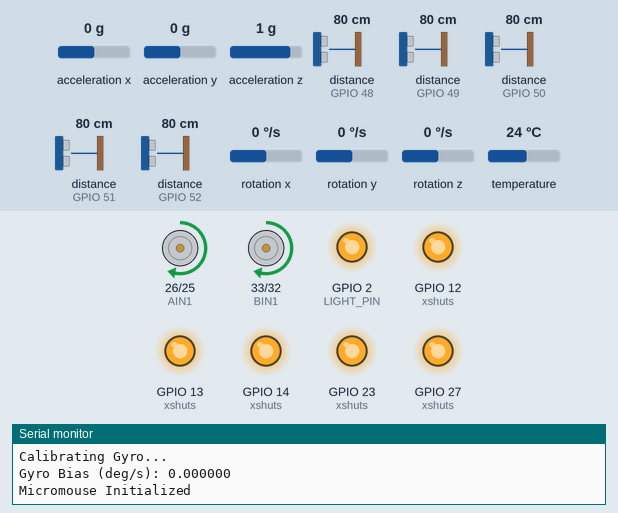
The sketch below on a simulated ESP32. Shown: motor-driver pin pairs drawn as motors (green arrow = first pin HIGH = forward, orange = second pin HIGH = backward, longer = more drive), output pins drawn as LEDs (lit = HIGH), the last lines printed to the serial monitor. Inputs (shaded band) come from the test bench; at power-on: distance to the obstacle (sensors on GPIO 48, GPIO 49, GPIO 50, GPIO 51, GPIO 52) 80 cm, rotation z 0 °/s, acceleration x 0 g, acceleration y 0 g, acceleration z 1 g, rotation x 0 °/s, rotation y 0 °/s, temperature 24 °C.

Above: at 3.3 s.
3.4 s: distance to the obstacle (sensor on GPIO 48) set to 13 cm
At 4.15 s:
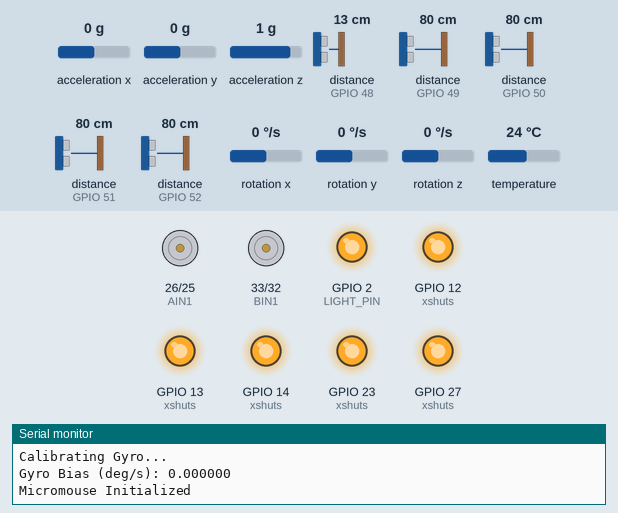
5.5 s: distance to the obstacle (sensor on GPIO 48) set to 10 cm
At 7.2 s:
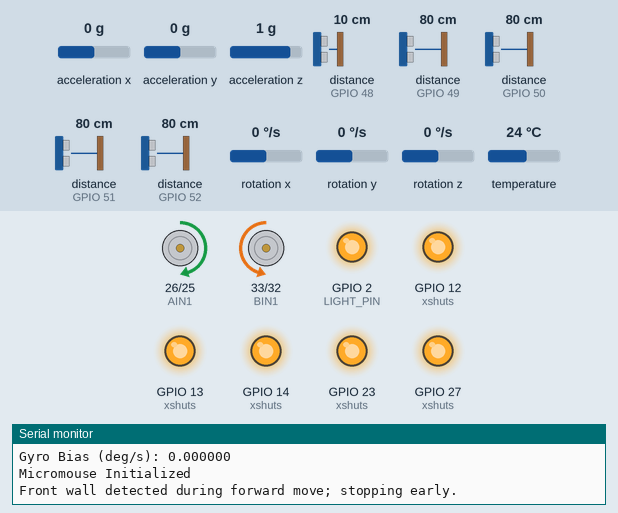
7.7 s: rotation z set to -28 °/s
10.7 s: rotation z set to -34 °/s
At 11.5 s:
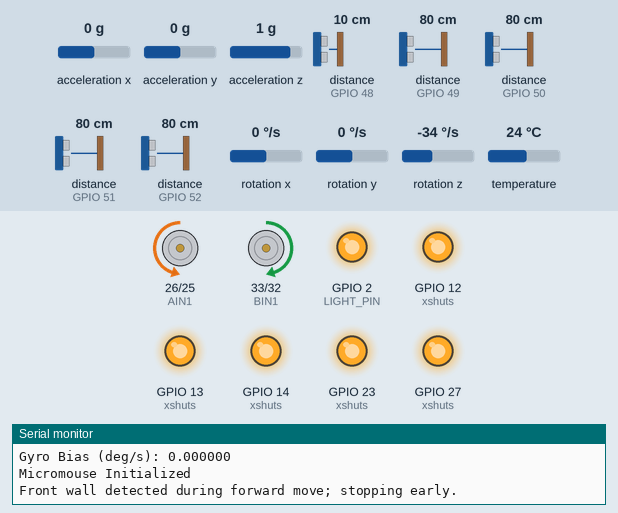
12.3 s: rotation z set to 100 °/s
15.3 s: rotation z set to -184 °/s
Timing chart, 0 to 19.3 s (numbered marks = the images above; inputs shaded):
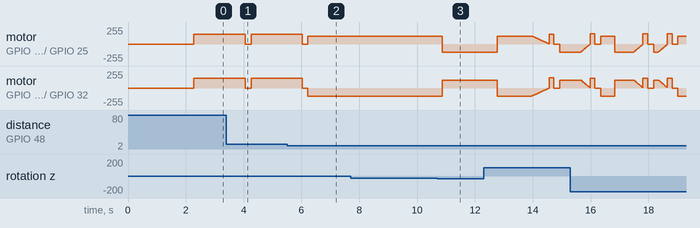

The sketch:

micromouse.ino
```cpp
#include <Wire.h>
#include <Adafruit_MPU6050.h>
#include <Adafruit_Sensor.h>
#include <VL53L0X.h>

// ======================= Motor pins (L9110/L298 two-pin-per-motor style) =======================
#define AIN1 26
#define AIN2 25
#define BIN1 33
#define BIN2 32

// ======================= IR sensors =======================
#define IR_LEFT 4    // INPUT-ONLY is OK; beware ESP32 strapping on GPIO4 if pulled low at boot
#define IR_RIGHT 34  // input-only pin; OK for digital/analog input

// ======================= TOF VL53L0X XSHUT pins (one XSHUT per sensor) =======================
// IMPORTANT: Avoid conflicts with motor pins. Reassigned RIGHT_DIAG from 33 to 23.
#define TOF_FRONT_XSHUT      13
#define TOF_LEFT_XSHUT       12
#define TOF_RIGHT_XSHUT      14
#define TOF_LEFT_DIAG_XSHUT  27
#define TOF_RIGHT_DIAG_XSHUT 23  // CHANGED from 33 -> 23

// I2C is SDA=21, SCL=22 by default on ESP32-DevKitC
// If your board differs, uncomment and set explicitly:
// #define SDA_PIN 21
// #define SCL_PIN 22

// ======================= Light and misc =======================
#define LIGHT_PIN 2

// ======================= Maze parameters =======================
#define MAZE_SIZE 16
#define CELL_SIZE_CM 16.0f

// ======================= PID parameters =======================
#define KP 1.0f
#define KI 0.01f
#define KD 0.1f

// Motion tuning
#define BASE_SPEED 150          // PWM 0..255
#define TURN_SPEED 120          // PWM limit for turning
#define SPEED_CM_PER_SEC 10.0f  // Rough estimate at BASE_SPEED (calibrate on your robot)

// Front wall stop threshold (cm)
#define FRONT_WALL_STOP_CM 10

// ======================= Sensors / devices =======================
Adafruit_MPU6050 mpu;

// 5x ToF sensors
VL53L0X tofFront;
VL53L0X tofLeft;
VL53L0X tofRight;
VL53L0X tofLeftDiag;
VL53L0X tofRightDiag;

// Unique I2C addresses we’ll assign during init (7-bit)
#define ADDR_FRONT     0x30
#define ADDR_LEFT      0x31
#define ADDR_RIGHT     0x32
#define ADDR_LEFT_DIAG 0x33
#define ADDR_RIGHT_DIAG 0x34

// ======================= Flood fill data =======================
int flood[MAZE_SIZE][MAZE_SIZE];
int visited[MAZE_SIZE][MAZE_SIZE];
int walls[MAZE_SIZE][MAZE_SIZE][4]; // 0:N, 1:E, 2:S, 3:W
int currentX = 0, currentY = 0;
int currentDir = 0; // 0:N, 1:E, 2:S, 3:W

// ======================= PID / heading =======================
float pidError = 0, pidLastError = 0, pidIntegral = 0;
float targetAngleDeg = 0.0f;     // degrees
float gyroBias_dps = 0.0f;       // degrees per second bias
float currentAngleDeg = 0.0f;    // integrated yaw in degrees
unsigned long lastGyroTime = 0;  // micros

// ======================= Sensor filtering =======================
#define FILTER_SAMPLES 5
int frontFilter[FILTER_SAMPLES], leftFilter[FILTER_SAMPLES], rightFilter[FILTER_SAMPLES];
int leftDiagFilter[FILTER_SAMPLES], rightDiagFilter[FILTER_SAMPLES];
int filterIndex = 0;

// ======================= Helpers =======================
static inline float wrapAngleDeg(float a) {
  while (a > 180.0f) a -= 360.0f;
  while (a < -180.0f) a += 360.0f;
  return a;
}

void driveMotor(int pinA, int pinB, int speed) {
  // Speed in [-255, 255]
  speed = constrain(speed, -255, 255);
  if (speed >= 0) {
    analogWrite(pinA, speed);
    analogWrite(pinB, 0);
  } else {
    analogWrite(pinA, 0);
    analogWrite(pinB, -speed);
  }
}

void setWheelSpeeds(int left, int right) {
  driveMotor(AIN1, AIN2, left);
  driveMotor(BIN1, BIN2, right);
}

void stopMotors() {
  analogWrite(AIN1, 0);
  analogWrite(AIN2, 0);
  analogWrite(BIN1, 0);
  analogWrite(BIN2, 0);
}

// ======================= Setup and initialization =======================
void initializePins() {
  pinMode(AIN1, OUTPUT);
  pinMode(AIN2, OUTPUT);
  pinMode(BIN1, OUTPUT);
  pinMode(BIN2, OUTPUT);
  pinMode(LIGHT_PIN, OUTPUT);
  pinMode(IR_LEFT, INPUT);
  pinMode(IR_RIGHT, INPUT);
  stopMotors();
  digitalWrite(LIGHT_PIN, LOW);
}

bool initOneTOF(VL53L0X &sensor, int xshutPin, uint8_t newAddr) {
  // Bring this sensor out of reset
  pinMode(xshutPin, OUTPUT);
  digitalWrite(xshutPin, HIGH);
  delay(10);

  if (!sensor.init()) {
    Serial.println("Failed to detect a VL53L0X sensor during init().");
    return false;
  }
  sensor.setTimeout(500);
  sensor.setAddress(newAddr);
  sensor.startContinuous();
  return true;
}

bool initializeAllTOF() {
  // Hold all in shutdown
  int xshuts[5] = {
    TOF_FRONT_XSHUT, TOF_LEFT_XSHUT, TOF_RIGHT_XSHUT, TOF_LEFT_DIAG_XSHUT, TOF_RIGHT_DIAG_XSHUT
  };
  for (int i = 0; i < 5; i++) {
    pinMode(xshuts[i], OUTPUT);
    digitalWrite(xshuts[i], LOW);
  }
  delay(20);

  // Bring up one by one, init, assign new address, start continuous
  if (!initOneTOF(tofFront,     TOF_FRONT_XSHUT,     ADDR_FRONT)) return false;
  if (!initOneTOF(tofLeft,      TOF_LEFT_XSHUT,      ADDR_LEFT)) return false;
  if (!initOneTOF(tofRight,     TOF_RIGHT_XSHUT,     ADDR_RIGHT)) return false;
  if (!initOneTOF(tofLeftDiag,  TOF_LEFT_DIAG_XSHUT, ADDR_LEFT_DIAG)) return false;
  if (!initOneTOF(tofRightDiag, TOF_RIGHT_DIAG_XSHUT,ADDR_RIGHT_DIAG)) return false;

  // Init filters
  for (int i = 0; i < FILTER_SAMPLES; i++) {
    frontFilter[i] = leftFilter[i] = rightFilter[i] = 100;
    leftDiagFilter[i] = rightDiagFilter[i] = 100;
  }
  filterIndex = 0;
  return true;
}

void initializeGyro() {
  if (!mpu.begin()) {
    Serial.println("Failed to find MPU6050 chip");
    while (1) delay(10);
  }
  mpu.setAccelerometerRange(MPU6050_RANGE_8_G);
  mpu.setGyroRange(MPU6050_RANGE_500_DEG);
  mpu.setFilterBandwidth(MPU6050_BAND_21_HZ);

  // Calibrate bias (deg/s)
  Serial.println("Calibrating Gyro...");
  float sum_dps = 0.0f;
  for (int i = 0; i < 200; i++) {
    sensors_event_t a, g, temp;
    mpu.getEvent(&a, &g, &temp);
    float dps = g.gyro.z * 180.0f / PI; // rad/s -> deg/s
    sum_dps += dps;
    delay(5);
  }
  gyroBias_dps = sum_dps / 200.0f;
  currentAngleDeg = 0.0f;
  lastGyroTime = micros(); // IMPORTANT: initialize to avoid huge first dt
  Serial.print("Gyro Bias (deg/s): "); Serial.println(gyroBias_dps, 6);
}

void initializeFloodFill() {
  for (int x = 0; x < MAZE_SIZE; x++) {
    for (int y = 0; y < MAZE_SIZE; y++) {
      flood[x][y] = abs(x - MAZE_SIZE/2) + abs(y - MAZE_SIZE/2);
      visited[x][y] = 0;
      for (int d = 0; d < 4; d++) {
        walls[x][y][d] = 0; // 0 unknown, 1 no wall, 2 wall
      }
    }
  }
  visited[currentX][currentY] = 1;
}

void setup() {
  Serial.begin(115200);
  delay(100);

  initializePins();

  // If your board does not default to SDA=21, SCL=22, uncomment:
  // Wire.begin(SDA_PIN, SCL_PIN);
  Wire.begin();

  if (!initializeAllTOF()) {
    Serial.println("TOF init failed. Check wiring and XSHUT pins.");
    while (1) delay(10);
  }

  initializeGyro();
  initializeFloodFill();

  digitalWrite(LIGHT_PIN, HIGH);
  delay(500);

  Serial.println("Micromouse Initialized");
}

// ======================= TOF reading with median filter =======================
int medianOfArray(int arr[], int n) {
  int tmp[FILTER_SAMPLES];
  for (int i = 0; i < n; i++) tmp[i] = arr[i];
  for (int i = 0; i < n - 1; i++) {
    for (int j = i + 1; j < n; j++) {
      if (tmp[i] > tmp[j]) {
        int t = tmp[i]; tmp[i] = tmp[j]; tmp[j] = t;
      }
    }
  }
  return tmp[n/2];
}

int readFilteredDistance(VL53L0X &sensor, int filterArray[]) {
  int mm = sensor.readRangeContinuousMillimeters();
  if (sensor.timeoutOccurred()) {
    // Return a large distance on timeout
    mm = 2000;
  }
  int cm = mm / 10; // mm -> cm
  filterArray[filterIndex] = cm;
  return medianOfArray(filterArray, FILTER_SAMPLES);
}

void readAllSensors(int &front, int &left, int &right, int &leftDiag, int &rightDiag) {
  front    = readFilteredDistance(tofFront,     frontFilter);
  left     = readFilteredDistance(tofLeft,      leftFilter);
  right    = readFilteredDistance(tofRight,     rightFilter);
  leftDiag = readFilteredDistance(tofLeftDiag,  leftDiagFilter);
  rightDiag= readFilteredDistance(tofRightDiag, rightDiagFilter);

  filterIndex = (filterIndex + 1) % FILTER_SAMPLES;
}

// ======================= Wall mapping =======================
void updateWallsWithSensors(int front, int left, int right, int leftDiag, int rightDiag) {
  bool wallFront = front < 12; // cm thresholds (tune!)
  bool wallLeft  = (left < 15)  || (leftDiag < 10);
  bool wallRight = (right < 15) || (rightDiag < 10);

  // Mark current cell’s walls
  walls[currentX][currentY][currentDir] = wallFront ? 2 : 1;
  walls[currentX][currentY][(currentDir + 3) % 4] = wallLeft ? 2 : 1;
  walls[currentX][currentY][(currentDir + 1) % 4] = wallRight ? 2 : 1;

  // Optionally also mark the neighbor cell’s opposite wall when known (not strictly required)
}

// ======================= Gyro-driven PID straight =======================
void updateGyroAngle() {
  sensors_event_t a, g, temp;
  mpu.getEvent(&a, &g, &temp);
  float dps = g.gyro.z * 180.0f / PI - gyroBias_dps; // deg/s
  unsigned long now = micros();
  float dt = (now - lastGyroTime) / 1000000.0f;
  if (dt < 0.0001f || dt > 0.1f) {
    // skip unrealistic dt (e.g., first sample or large pause)
    dt = 0.0f;
  } else {
    currentAngleDeg += dps * dt;
    currentAngleDeg = wrapAngleDeg(currentAngleDeg);
  }
  lastGyroTime = now;
}

void pidControlStraight() {
  updateGyroAngle();

  pidError = wrapAngleDeg(targetAngleDeg - currentAngleDeg);
  pidIntegral += pidError * 0.01f; // rough timestep; you can use dt if you cache it
  pidIntegral = constrain(pidIntegral, -100.0f, 100.0f);
  float pidDerivative = (pidError - pidLastError) / 0.01f;

  float correction = KP * pidError + KI * pidIntegral + KD * pidDerivative;
  pidLastError = pidError;

  int leftSpeed = BASE_SPEED + (int)correction;
  int rightSpeed = BASE_SPEED - (int)correction;

  leftSpeed = constrain(leftSpeed, 0, 255);
  rightSpeed = constrain(rightSpeed, 0, 255);

  setWheelSpeeds(leftSpeed, rightSpeed);
}

void moveForwardPID(int cells) {
  targetAngleDeg = currentAngleDeg; // maintain current heading
  pidIntegral = 0;
  pidLastError = 0;

  float targetDistCm = cells * CELL_SIZE_CM;
  float traveledCm = 0.0f;
  unsigned long startMs = millis();

  while (traveledCm < targetDistCm) {
    pidControlStraight();

    // simple open-loop distance estimate (calibrate SPEED_CM_PER_SEC)
    float elapsed = (millis() - startMs) / 1000.0f;
    traveledCm = elapsed * SPEED_CM_PER_SEC;

    // Safety: stop if wall detected too close
    int f, l, r, ld, rd;
    readAllSensors(f, l, r, ld, rd);
    updateWallsWithSensors(f, l, r, ld, rd);
    if (f <= FRONT_WALL_STOP_CM) {
      Serial.println("Front wall detected during forward move; stopping early.");
      break;
    }

    delay(10);
  }
  stopMotors();
}

// ======================= Turning =======================
void turnToAngle(float absoluteTargetDeg) {
  absoluteTargetDeg = wrapAngleDeg(absoluteTargetDeg);
  const float tol = 2.0f; // degrees
  unsigned long lastUpdate = millis();

  while (true) {
    updateGyroAngle();
    float err = wrapAngleDeg(absoluteTargetDeg - currentAngleDeg);
    if (fabs(err) <= tol) break;

    // Proportional turn
    float turn = constrain(err * 2.0f, -TURN_SPEED, TURN_SPEED); // tune gain
    int left = (int)turn;
    int right = -(int)turn;
    setWheelSpeeds(left, right);

    // Basic timeout protection
    if (millis() - lastUpdate > 2000) {
      lastUpdate = millis();
    }

    delay(10);
  }
  stopMotors();
}

// ======================= Flood fill =======================
int getAccessibleMinNeighbor(int x, int y) {
  int minVal = 100000;
  const int dirs[4][2] = {{0,1},{1,0},{0,-1},{-1,0}}; // N,E,S,W
  for (int d = 0; d < 4; d++) {
    int nx = x + dirs[d][0];
    int ny = y + dirs[d][1];
    if (nx >= 0 && nx < MAZE_SIZE && ny >= 0 && ny < MAZE_SIZE) {
      // No wall means walls[x][y][d] != 2 and also neighbor’s opposite not 2
      if (walls[x][y][d] != 2 /* && walls[nx][ny][(d+2)%4] != 2 */) {
        minVal = min(minVal, flood[nx][ny]);
      }
    }
  }
  return minVal;
}

void updateFloodFill() {
  bool updated = true;
  while (updated) {
    updated = false;
    for (int x = 0; x < MAZE_SIZE; x++) {
      for (int y = 0; y < MAZE_SIZE; y++) {
        int mn = getAccessibleMinNeighbor(x, y);
        if (mn + 1 < flood[x][y]) {
          flood[x][y] = mn + 1;
          updated = true;
        }
      }
    }
  }
}

// ======================= Navigation =======================
bool hasWall(int fromDir, int toDir) {
  int relDir = (toDir - fromDir + 4) % 4;
  switch (relDir) {
    case 0: return walls[currentX][currentY][fromDir] == 2;           // front
    case 1: return walls[currentX][currentY][(fromDir+1)%4] == 2;     // right
    case 3: return walls[currentX][currentY][(fromDir+3)%4] == 2;     // left
    case 2: return true; // avoid back steps unless stuck
  }
  return true;
}

void getNextCell(int &x, int &y, int dir) {
  switch (dir) {
    case 0: y++; break;
    case 1: x++; break;
    case 2: y--; break;
    case 3: x--; break;
  }
}

int chooseNextDirection() {
  int bestDir = -1;
  int minFlood = 100000;

  for (int dir = 0; dir < 4; dir++) {
    if (!hasWall(currentDir, dir)) {
      int nx = currentX, ny = currentY;
      getNextCell(nx, ny, dir);
      if (nx >= 0 && nx < MAZE_SIZE && ny >= 0 && ny < MAZE_SIZE) {
        if (flood[nx][ny] < minFlood) {
          minFlood = flood[nx][ny];
          bestDir = dir;
        }
      }
    }
  }

  // If blocked, allow backtracking (ignore hasWall but still choose min flood)
  if (bestDir == -1) {
    for (int dir = 0; dir < 4; dir++) {
      int nx = currentX, ny = currentY;
      getNextCell(nx, ny, dir);
      if (nx >= 0 && nx < MAZE_SIZE && ny >= 0 && ny < MAZE_SIZE) {
        if (flood[nx][ny] < minFlood) {
          minFlood = flood[nx][ny];
          bestDir = dir;
        }
      }
    }
  }

  return bestDir;
}

void updatePosition(int newDir) {
  switch (newDir) {
    case 0: currentY++; break;
    case 1: currentX++; break;
    case 2: currentY--; break;
    case 3: currentX--; break;
  }
  currentDir = newDir;
  visited[currentX][currentY] = 1;
}

void moveToDirectionOptimized(int targetDir) {
  int relDir = (targetDir - currentDir + 4) % 4;
  switch (relDir) {
    case 0:
      moveForwardPID(1);
      break;
    case 1:
      turnToAngle(wrapAngleDeg(currentAngleDeg + 90.0f));
      moveForwardPID(1);
      break;
    case 3:
      turnToAngle(wrapAngleDeg(currentAngleDeg - 90.0f));
      moveForwardPID(1);
      break;
    case 2:
      turnToAngle(wrapAngleDeg(currentAngleDeg + 180.0f));
      moveForwardPID(1);
      break;
  }
  updatePosition(targetDir);
}

// ======================= Main loop =======================
void loop() {
  int f, l, r, ld, rd;
  readAllSensors(f, l, r, ld, rd);
  updateWallsWithSensors(f, l, r, ld, rd);

  int nextDir = chooseNextDirection();
  if (nextDir != -1) {
    moveToDirectionOptimized(nextDir);
    updateFloodFill();

    if (currentX == MAZE_SIZE/2 && currentY == MAZE_SIZE/2) {
      Serial.println("Reached center!");
      // TODO: return-to-start or speed-run logic
      delay(500);
    }
  }

  delay(30);
}
```

Measured:
- the behaviour switches between 12 and 11 cm on distance to the obstacle (sensor on GPIO 48) (found by bisection; images 1 and 2)
- the behaviour switches between -30 and -31 °/s on rotation z (found by bisection; images 2 and 3)
- after the input at 7.7 s, every drawn part: stays the same
